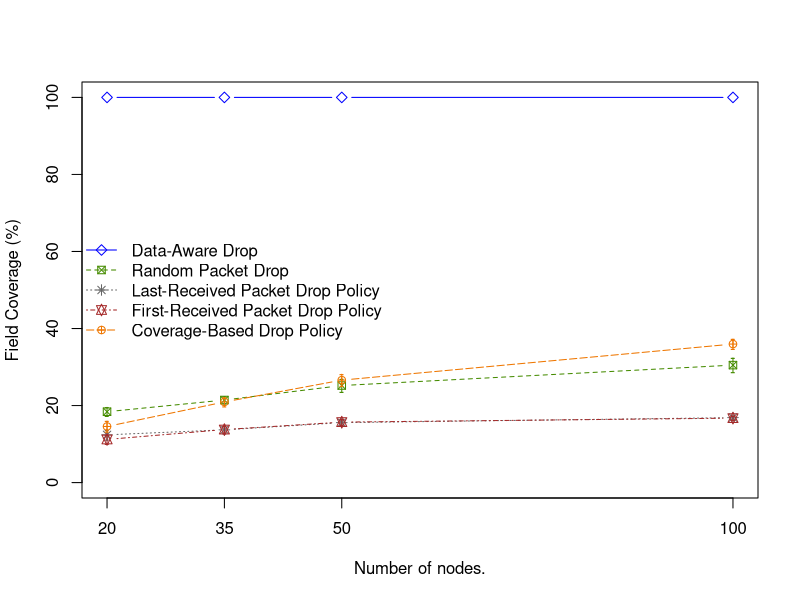

Source code (R):
###########################################################################################################

# Calculando intervalo de confiança


dropNeighbor_valores_erro <- read.table("coverageDN-varyNodes.dat")
dropRandom_valores_erro <- read.table("coverageDR-varyNodes.dat")
dropFirst_valores_erro <- read.table("coverageDF-varyNodes.dat")
dropLast_valores_erro <- read.table("coverageDL-varyNodes.dat")
ogk_valores_erro <- read.table("coverageOGK-varyNodes.dat")

##########################################################################

dropNeighbor_tt5 <- t.test(dropNeighbor_valores_erro[,1])
dropNeighbor_tt10 <- t.test(dropNeighbor_valores_erro[,2])
dropNeighbor_tt25 <- t.test(dropNeighbor_valores_erro[,3])
dropNeighbor_tt50 <- t.test(dropNeighbor_valores_erro[,4])

dropNeighbor_tt <- rbind(

c(dropNeighbor_tt5$conf.int[1], dropNeighbor_tt5$estimate, dropNeighbor_tt5$conf.int[2]),
c(dropNeighbor_tt10$conf.int[1], dropNeighbor_tt10$estimate, dropNeighbor_tt10$conf.int[2]),
c(dropNeighbor_tt25$conf.int[1], dropNeighbor_tt25$estimate, dropNeighbor_tt25$conf.int[2]),
c(dropNeighbor_tt50$conf.int[1], dropNeighbor_tt50$estimate, dropNeighbor_tt50$conf.int[2])

)

##########################################################################

dropRandom_tt5 <- t.test(dropRandom_valores_erro[,1])
dropRandom_tt10 <- t.test(dropRandom_valores_erro[,2])
dropRandom_tt25 <- t.test(dropRandom_valores_erro[,3])
dropRandom_tt50 <- t.test(dropRandom_valores_erro[,4])

dropRandom_tt <- rbind(

c(dropRandom_tt5$conf.int[1], dropRandom_tt5$estimate, dropRandom_tt5$conf.int[2]),
c(dropRandom_tt10$conf.int[1], dropRandom_tt10$estimate, dropRandom_tt10$conf.int[2]),
c(dropRandom_tt25$conf.int[1], dropRandom_tt25$estimate, dropRandom_tt25$conf.int[2]),
c(dropRandom_tt50$conf.int[1], dropRandom_tt50$estimate, dropRandom_tt50$conf.int[2])

)

##########################################################################

dropFirst_tt5 <- t.test(dropFirst_valores_erro[,1])
dropFirst_tt10 <- t.test(dropFirst_valores_erro[,2])
dropFirst_tt25 <- t.test(dropFirst_valores_erro[,3])
dropFirst_tt50 <- t.test(dropFirst_valores_erro[,4])

dropFirst_tt <- rbind(

c(dropFirst_tt5$conf.int[1], dropFirst_tt5$estimate, dropFirst_tt5$conf.int[2]),
c(dropFirst_tt10$conf.int[1], dropFirst_tt10$estimate, dropFirst_tt10$conf.int[2]),
c(dropFirst_tt25$conf.int[1], dropFirst_tt25$estimate, dropFirst_tt25$conf.int[2]),
c(dropFirst_tt50$conf.int[1], dropFirst_tt50$estimate, dropFirst_tt50$conf.int[2])

)


##########################################################################

dropLast_tt5 <- t.test(dropLast_valores_erro[,1])
dropLast_tt10 <- t.test(dropLast_valores_erro[,2])
dropLast_tt25 <- t.test(dropLast_valores_erro[,3])
dropLast_tt50 <- t.test(dropLast_valores_erro[,4])

dropLast_tt <- rbind(

c(dropLast_tt5$conf.int[1], dropLast_tt5$estimate, dropLast_tt5$conf.int[2]),
c(dropLast_tt10$conf.int[1], dropLast_tt10$estimate, dropLast_tt10$conf.int[2]),
c(dropLast_tt25$conf.int[1], dropLast_tt25$estimate, dropLast_tt25$conf.int[2]),
c(dropLast_tt50$conf.int[1], dropLast_tt50$estimate, dropLast_tt50$conf.int[2])

)

##########################################################################
#Valor constante dá erro no ttest

ogk_tt5 <- mean(ogk_valores_erro[,1])
ogk_tt10 <- mean(ogk_valores_erro[,2])
ogk_tt25 <- mean(ogk_valores_erro[,3])
ogk_tt50 <- mean(ogk_valores_erro[,4])

ogk_tt <- rbind(

c(ogk_tt5, ogk_tt5, ogk_tt5),
c(ogk_tt10, ogk_tt10, ogk_tt10),
c(ogk_tt25, ogk_tt25, ogk_tt25),
c(ogk_tt50, ogk_tt50, ogk_tt50)

)

##########################################################################
y_lim <- c(min(0,ogk_tt, dropLast_tt, dropFirst_tt, dropRandom_tt, dropNeighbor_tt), max(ogk_tt, dropLast_tt, dropFirst_tt, dropRandom_tt, dropNeighbor_tt))
x <- c(20,35,50,100)

setEPS()
postscript("NTMS_cobertura_varyNodes.eps")

plot(x, ogk_tt[,2] ,ylim=y_lim, type='b', pch=5, col='blue', ylab='Field Coverage (%)', xlab='Number of nodes.', xlim=c(min(x),max(x)),xaxt='n')

axis(1, at=x, labels=c("20","35","50",100))

legend("left", legend=c("Data-Aware Drop", "Random Packet Drop", "Last-Received Packet Drop Policy", "First-Received Packet Drop Policy","Coverage-Based Drop Policy"), lty=c(1,2,3,4,5), col=c("blue","chartreuse4", "gray40", "brown", "darkorange2"), bty="n", pch=c(5,7,8,11,10))

points(x, dropRandom_tt[,2], type='b', pch=7, col='chartreuse4', lty=2)
points(x, dropRandom_tt[,1], type='p', pch="-", col='chartreuse4')
points(x, dropRandom_tt[,3], type='p', pch="-", col='chartreuse4')
segments(x, dropRandom_tt[,1], x, dropRandom_tt[,3], col='chartreuse4')

points(x, dropLast_tt[,2], type='b', pch=8, col='gray40', lty=3)
points(x, dropLast_tt[,1], type='p', pch="-", col='gray40')
points(x, dropLast_tt[,3], type='p', pch="-", col='gray40')
segments(x, dropLast_tt[,1], x, dropLast_tt[,3], col='gray40')

points(x, dropFirst_tt[,2], type='b', pch=11, col='brown', lty=4)
points(x, dropFirst_tt[,1], type='p', pch="-", col='brown')
points(x, dropFirst_tt[,3], type='p', pch="-", col='brown')
segments(x, dropFirst_tt[,1], x, dropFirst_tt[,3], col='brown')

points(x, dropNeighbor_tt[,2], type='b', pch=10, col='darkorange2', lty=5)
points(x, dropNeighbor_tt[,1], type='p', pch="-", col='darkorange2')
points(x, dropNeighbor_tt[,3], type='p', pch="-", col='darkorange2')
segments(x, dropNeighbor_tt[,1], x, dropNeighbor_tt[,3], col='darkorange2')

dev.off()
